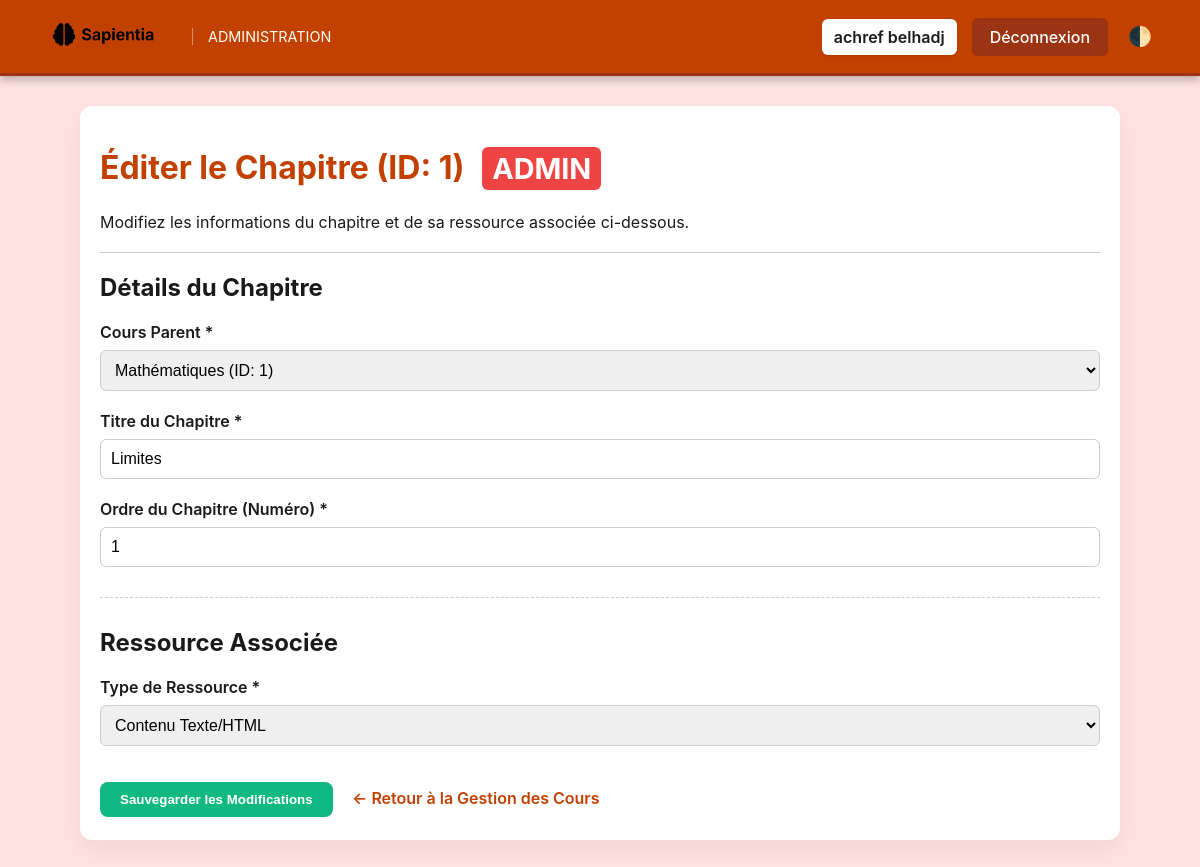
The app's page /admin/admin_edit_chapter.php?id=1 (signed in) with its own data.
### tables this page shows
CREATE TABLE `chapitre` (
  `id_chapitre` int(11) NOT NULL,
  `id_cours` int(11) DEFAULT NULL,
  `titre` varchar(100) DEFAULT NULL,
  `description` text DEFAULT NULL,
  `ordre` int(11) DEFAULT NULL
);

CREATE TABLE `cours` (
  `id_cours` int(11) NOT NULL,
  `titre` varchar(100) DEFAULT NULL,
  `description` text DEFAULT NULL,
  `niveau` varchar(50) DEFAULT NULL
);

### admin/admin_edit_chapter.php (the view, shortened to what this page needs)
<?php
include "../connection.php";
$display_name = htmlspecialchars(trim(($_SESSION['prenom'] ?? '') . ' ' . ($_SESSION['nom'] ?? 'Admin')));
$chapter_id = filter_input(INPUT_GET, 'id', FILTER_VALIDATE_INT);
$chapter_data = null;
$resource_data = null;
$courses = [];
try {
    $sql_courses = "SELECT id_cours, titre FROM cours ORDER BY titre ASC";
    $result_courses = $conn->query($sql_courses);
    if ($result_courses) {
        while ($row = $result_courses->fetch_assoc()) {
            $courses[] = $row;
        }
    }
    if (!isset($chapter_data)) {
        $stmt_chapitre = $conn->prepare("SELECT id_cours, titre, ordre FROM chapitre WHERE id_chapitre = ?");
        $stmt_chapitre->bind_param("i", $chapter_id);
        $stmt_chapitre->execute();
        $result_chapitre = $stmt_chapitre->get_result();
        if ($result_chapitre->num_rows > 0) {
            $chapter_data = $result_chapitre->fetch_assoc();
            $stmt_resource = $conn->prepare("SELECT id_ressource, type, contenu FROM ressource WHERE id_chapitre = ? LIMIT 1");
            $stmt_resource->bind_param("i", $chapter_id);
            $stmt_resource->execute();
            $result_resource = $stmt_resource->get_result();
            if ($result_resource->num_rows > 0) {
                $resource_data = $result_resource->fetch_assoc();
            }
        } else {
            $error_message = "Chapitre ID: $chapter_id non trouvé.";
        }
    }
} catch (Exception $e) {
    $error_message = "Erreur lors du chargement des données : " . $e->getMessage();
}
?>
<!DOCTYPE html>
<html lang="fr">
<head>
    <link rel="stylesheet" href="../css/admin.css">
    <link rel="stylesheet" href="../css/pages/admin_edit_chapter.css">
</head>
<body>
    <nav class="navbar">
        <div class="logo-area">
            <a href="admin_dashboard.php">
                <img src="../DDD-removebg-preview.png" onerror="this.src='https://placehold.co/35x35/FFFFFF/c24100?text=ADM';" alt="Logo Admin">
            </a>
            <span class="admin-title">ADMINISTRATION</span>
        </div>
        <div class="user-menu">
            <span class="user-name">
                <?php echo $display_name; ?>
            </span>
            <a href="../logout.php" class="logout-btn">
                Déconnexion
            </a>
            <button id="dark-toggle">🌓</button>
        </div>
    </nav>
    <div class="content-container">
        <h1>Éditer le Chapitre (ID: <?php echo htmlspecialchars($chapter_id); ?>) <span class="role-badge">ADMIN</span></h1>
        <p>Modifiez les informations du chapitre et de sa ressource associée ci-dessous.</p>
        <hr style="margin: 20px 0; border: 0; border-top: 1px solid #ccc;">
        <?php if (!$chapter_data): ?>
            <div class="alert-warning">
                Le chapitre demandé est introuvable.
            </div>
            <a href="admin_manage_courses.php" class="btn-back">← Retour à la Gestion des Cours</a>
        <?php else:
            $current_course_id = htmlspecialchars($chapter_data['id_cours'] ?? '');
            $current_titre = htmlspecialchars($chapter_data['titre'] ?? '');
            $current_ordre = htmlspecialchars($chapter_data['ordre'] ?? '');
            $current_type = htmlspecialchars($resource_data['type'] ?? 'text');
        ?>
            <form action="admin_edit_chapter.php?id=<?php echo htmlspecialchars($chapter_id); ?>" method="POST">
                <h2>Détails du Chapitre</h2>
                <div class="form-group">
                    <label for="id_cours">Cours Parent *</label>
                    <select id="id_cours" name="id_cours" class="form-select" required>
                        <?php foreach ($courses as $course): ?>
                            <option value="<?php echo htmlspecialchars($course['id_cours']); ?>"
                                <?php echo ($current_course_id == $course['id_cours']) ? 'selected' : ''; ?>>
                                <?php echo htmlspecialchars($course['titre']); ?> (ID: <?php echo htmlspecialchars($course['id_cours']); ?>)
                            </option>
                        <?php endforeach; ?>
                    </select>
                </div>
                <div class="form-group">
                    <label for="titre">Titre du Chapitre *</label>
                    <input type="text" id="titre" name="titre" class="form-control" value="<?php echo $current_titre; ?>" required maxlength="100">
                </div>
                <div class="form-group">
                    <label for="ordre">Ordre du Chapitre (Numéro) *</label>
                    <input type="number" id="ordre" name="ordre" class="form-control" value="<?php echo $current_ordre; ?>" required min="1">
                </div>
                <hr style="margin: 30px 0; border: 0; border-top: 1px dashed #ccc;">
                <h2>Ressource Associée</h2>
                <div class="form-group">
                    <label for="type_ressource">Type de Ressource *</label>
                    <select id="type_ressource" name="type_ressource" class="form-select" required>
                        <option value="text" <?php echo ($current_type == 'text') ? 'selected' : ''; ?>>Contenu Texte/HTML</option>
                        </select>
                </div>
                <div style="margin-top: 30px;">
                    <button type="submit" class="btn-submit">Sauvegarder les Modifications</button>
                    <a href="admin_manage_courses.php" class="btn-back">← Retour à la Gestion des Cours</a>
                </div>
            </form>
        <?php endif; ?>
    </div>
</body>
</html>

### css/admin.css (style rules this page uses)
:root { --text-dark: #1a1a1a; --card-bg: white; --admin-bg: #fee2e2; --dark-bg: #0f172a; --dark-card-bg: #1e293b; --dark-primary-light: #facc15; --dark-text: #cbd5e1; --dark-border: #334155; }
body { font-family: 'Inter', Arial, sans-serif; background-color: var(--admin-bg); margin: 0; color: var(--text-dark); transition: background-color 0.3s, color 0.3s; }
.navbar { background-color: var(--primary); border-bottom: 3px solid var(--primary-dark); padding: 1rem 3rem; display: flex; justify-content: space-between; align-items: center; box-shadow: 0 4px 8px rgba(0,0,0,0.25); }
.navbar .logo-area { display: flex; align-items: center; }
.navbar .logo-area a { text-decoration: none; }
.navbar .logo-area img { height: 35px; filter: invert(1); }
.navbar .logo-area .admin-title { font-size: 0.9rem; font-weight: 400; color: #fffff8; border-left: 1px solid rgba(255,255,255,0.4); padding-left: 15px; }
.user-menu { display: flex; align-items: center; gap: 15px; }
.user-menu .user-name { font-weight: 600; color: var(--text-dark); padding: 8px 12px; border-radius: 6px; background-color: white; box-shadow: 0 1px 3px rgba(0,0,0,0.1); }
.user-menu .logout-btn { background-color: var(--primary-dark); color: white; padding: 9px 18px; border-radius: 6px; text-decoration: none; font-weight: 500; transition: background-color 0.2s, transform 0.1s; }
#dark-toggle { background: none; border: none; color: white; font-size: 1.2rem; cursor: pointer; padding: 0; margin-left: 5px; }
.content-container { max-width: 800px; margin: 30px auto; padding: 20px; transition: background-color 0.3s, box-shadow 0.3s; }
.content-container h1 { color: var(--primary); transition: color 0.3s; }
.role-badge { display: inline-block; background-color: #ef4444; color: white; padding: 4px 10px; border-radius: 6px; font-size: 0.9em; font-weight: bold; margin-left: 10px; }
.form-group { margin-bottom: 20px; }
.form-group label { display: block; margin-bottom: 8px; font-weight: 600; }
.btn-submit { background-color: #10b981; color: white; cursor: pointer; font-weight: 600; }
.btn-back { color: var(--primary); text-decoration: none; font-weight: 600; }
.form-control, .form-select, textarea { width: 100%; box-sizing: border-box; font-size: 1em; }

### css/pages/admin_edit_chapter.css (style rules this page uses)
:root { --primary: #c24100; --primary-dark: #9a3412; }
.navbar { transition: background-color 0.3s, border-color 0.3s; }
.navbar .logo-area a { font-size: 1.6rem; font-weight: 700; color: white; margin-right: 20px; letter-spacing: 0.5px; }
.navbar .logo-area img { margin-right: 12px; }
.user-menu .user-name { transition: background-color 0.3s, color 0.3s, box-shadow 0.3s; }
#dark-toggle { transition: transform 0.2s; }
.content-container { max-width: 1000px; background-color: var(--card-bg); border-radius: 12px; box-shadow: 0 10px 25px rgba(0,0,0,0.05); }
.form-group label { color: var(--text-dark); }
.form-control, .form-select, textarea { padding: 10px; border: 1px solid #ccc; border-radius: 6px; transition: border-color 0.2s, box-shadow 0.2s, background-color 0.3s, color 0.3s; }
.btn-submit { padding: 10px 20px; border: none; border-radius: 8px; transition: background-color 0.2s, transform 0.1s; margin-right: 15px; }
.btn-back { padding: 12px 0; transition: color 0.2s; display: inline-block; }

### records on screen
chapitre: id_cours "Mathématiques (ID: 1)", titre "Limites", ordre "1"

### other values on screen
$display_name "achref belhadj"
$chapter_id "1"
